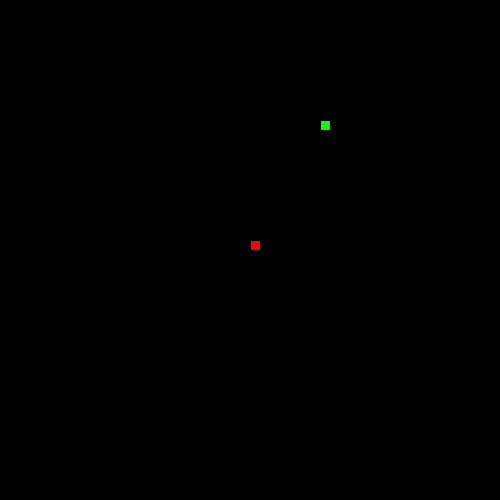
Frame 1 (no input)
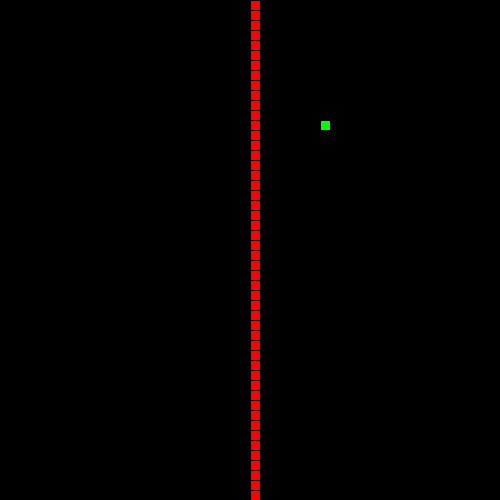
Frame 60 (the mouse pressed at the canvas centre just before this capture)
Frame 120 (the mouse held since frame 60 and released just before this capture): identical to frame 60, image omitted

The Processing sketch that drew these frames (run headless with seeded random() and noise(); from frame 60 on, the mouse is pressed at the canvas centre):

// Processing sketch: LeagueSnake
// ── LeagueSnake.pde
//*
// ***** SEGMENT CLASS *****
// This class will be used to represent each part of the moving snake.
//*

class Segment {
  //Add x and y member variables. They will hold the corner location of each segment of the snake.
  int x;
  int y;
  // Add a constructor with parameters to initialize each variable.
  Segment(int x, int y) {
    this.x=x;
    this.y=y;
  }
}

//*
// ***** GAME VARIABLES *****
// All the game variables that will be shared by the game methods are here
//*
Segment snakeHead;
int foodX;
int foodY;
int direction=UP;
int score=0;
ArrayList<Segment> tail = new ArrayList<Segment>();


//*
// ***** SETUP METHODS *****
// These methods are called at the start of the game.
//*

void setup() {
  size(500, 500);
  snakeHead=new Segment(250, 250);  
  frameRate(20);
  dropFood();
}

void dropFood() {
  foodX=((int)random(50)*10);
  foodY=((int)random(50)*10);
}



//*
// ***** DRAW METHODS *****
// These methods are used to draw the snake and its food 
//*

void draw() {
  background(0, 0, 0);
  drawFood();
  move();
  drawSnake();
eat();
checkBoundaries();
}

void drawFood() {
  //Draw the food
  fill(0, 255, 0);
  rect(foodX, foodY, 10, 10);
}

void drawSnake() {
  //Draw the head of the snake followed by its tail
  fill(255, 0, 0);
  rect(snakeHead.x, snakeHead.y, 10, 10);
manageTail();
}


//*
// ***** TAIL MANAGEMENT METHODS *****
// These methods make sure the tail is the correct length.
//*

void drawTail() {
  //Draw each segment of the tail
  for(int i=0;i<tail.size();i++){
 rect(tail.get(i).x,tail.get(i).y,10,10);
  }
}

void manageTail() {
  //After drawing the tail, add a new segment at the "start" of the tail and remove the one at the "end" 
  //This produces the illusion of the snake tail moving.
checkTailCollision();
drawTail();
tail.add(new Segment(snakeHead.x, snakeHead.y));

}

void checkTailCollision() {
  //If the snake crosses its own tail, shrink the tail back to one segment
}



//*
// ***** CONTROL METHODS *****
// These methods are used to change what is happening to the snake
//*

void keyPressed() {
  //Set the direction of the snake according to the arrow keys pressed
  if (key ==CODED) {
    if (keyCode==UP&&direction!=DOWN) {
   direction=UP;
    } else if (keyCode==DOWN&&direction!=UP) {
    direction=DOWN;
    }else if(keyCode==LEFT&&direction!=RIGHT){
      direction=LEFT;
    }else if(keyCode==RIGHT&&direction!=LEFT){
     direction=RIGHT; 
    }
  }
}

void move() {
  //Change the location of the Snake head based on the direction it is moving.



  switch(direction) {
  case UP:
    // move head up here 
    snakeHead.y=snakeHead.y-10;
    break;
  case DOWN:
    // move head down here
    snakeHead.y=snakeHead.y+10;
    break;
  case LEFT:
    // figure it out 
    snakeHead.x=snakeHead.x-10;
    break;
  case RIGHT:
    // mystery code goes here
    snakeHead.x=snakeHead.x+10;
    break;
  }
}

void checkBoundaries() {
  //If the snake leaves the frame, make it reappear on the other side
  if (snakeHead.y<0) {
    snakeHead.y=500;
  } 
  if (snakeHead.y>500) {
    snakeHead.y=0;
  }
  if (snakeHead.x<0) {
    snakeHead.x=500;
  }
  if (snakeHead.x>500) {
    snakeHead.x=0;
  }
}



void eat() {
  //When the snake eats the food, its tail should grow and more food appear
  if(snakeHead.x==foodX&&snakeHead.y==foodY){
  score=score+1;
  foodX=((int)random(50)*10);
  foodY=((int)random(50)*10);
tail.add(new Segment(snakeHead.x,snakeHead.y));  
}
}
